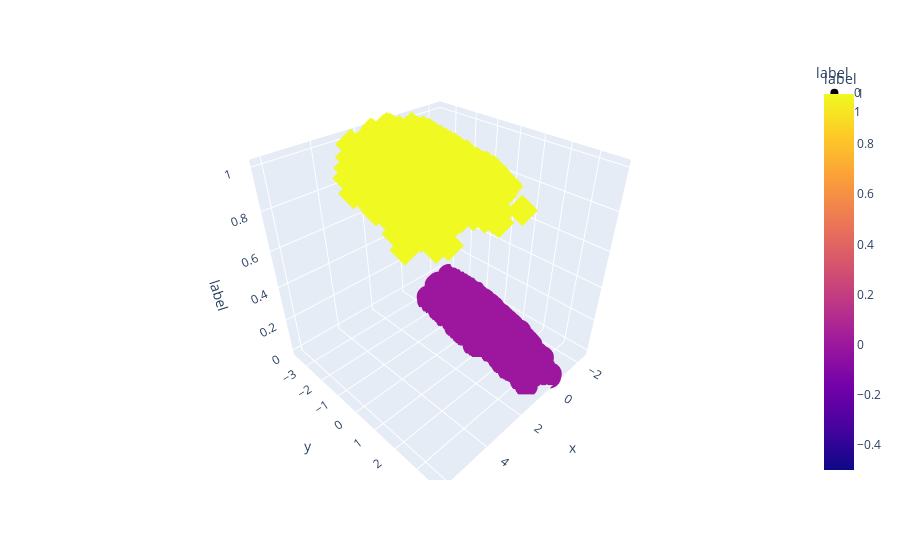

Here is the notebook cell this chart was saved with:
### Code cell
len(msmodel.labels_)

plt.scatter(x_ms[:,0], x_ms[:,1], s=50, c=labels, cmap='viridis')
plt.title(f'Estimated number of clusters = {n_clusters_}')
plt.xlabel('x')
plt.ylabel('y')
plt.show()

# Visualising the clusters in 3D
df_3d = pd.DataFrame(x_ms, columns=['x', 'y'])
df_3d['label'] = labels

# Create a 3D scatter plot
fig = px.scatter_3d(df_3d, x='x', y='y', z='label', color='label', symbol='label')
fig.show()

fig = plt.figure()
plt.title('Discovered Clusters')
ax = fig.add_subplot(111, projection='3d')
ax.scatter(x_ms[:,0], x_ms[:,1],  marker='o', cmap='viridis', c=labels)
ax.scatter(cluster_centers[:,0], cluster_centers[:,1], marker='x', 
           color='red', s=100, linewidth=3, zorder=10)
plt.show()

### Figure 1 — Plotly figure (JSON) as saved in the notebook; plotly's stock layout.template omitted (floating-point values rounded to 4 significant figures; data arrays with more than 128 entries replaced by an {"elided": "..."} marker saying what was removed)
{"data": [{"hovertemplate": "label=%{marker.color}<br>x=%{x}<br>y=%{y}<extra></extra>", "legendgroup": "0", "marker": {"color": {"elided": "6777 int values"}, "coloraxis": "coloraxis", "symbol": "circle"}, "mode": "markers", "name": "0", "scene": "scene", "showlegend": true, "type": "scatter3d", "x": {"elided": "6777 float values"}, "y": {"elided": "6777 float values"}, "z": {"elided": "6777 int values"}}, {"hovertemplate": "label=%{marker.color}<br>x=%{x}<br>y=%{y}<extra></extra>", "legendgroup": "1", "marker": {"color": {"elided": "3223 int values"}, "coloraxis": "coloraxis", "symbol": "diamond"}, "mode": "markers", "name": "1", "scene": "scene", "showlegend": true, "type": "scatter3d", "x": {"elided": "3223 float values"}, "y": {"elided": "3223 float values"}, "z": {"elided": "3223 int values"}}], "layout": {"coloraxis": {"colorbar": {"title": {"text": "label"}}, "colorscale": [[0, "#0d0887"], [0.1111, "#46039f"], [0.2222, "#7201a8"], [0.3333, "#9c179e"], [0.4444, "#bd3786"], [0.5556, "#d8576b"], [0.6667, "#ed7953"], [0.7778, "#fb9f3a"], [0.8889, "#fdca26"], [1, "#f0f921"]]}, "legend": {"title": {"text": "label"}, "tracegroupgap": 0}, "margin": {"t": 60}, "scene": {"domain": {"x": [0, 1], "y": [0, 1]}, "xaxis": {"title": {"text": "x"}}, "yaxis": {"title": {"text": "y"}}, "zaxis": {"categoryarray": [0, 1], "categoryorder": "array", "title": {"text": "label"}}}}}
